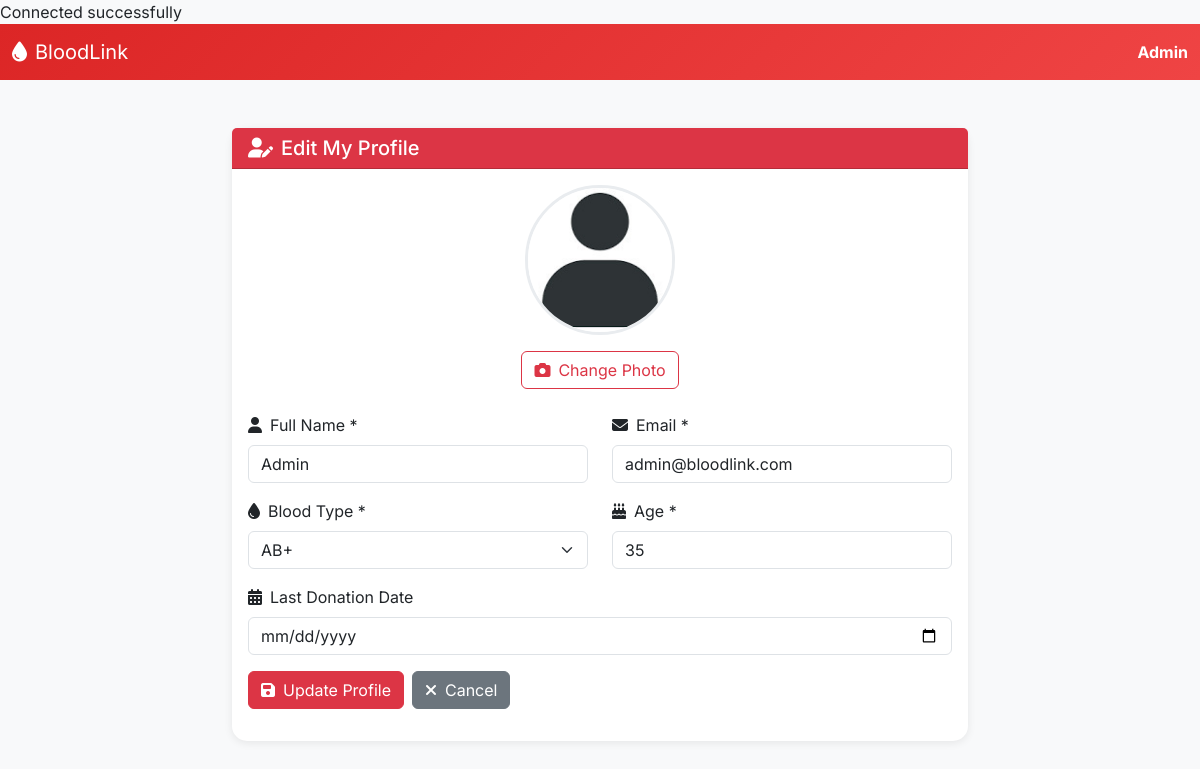
The page /edit_profile.php (signed in) on the database its author committed.
### tables this page shows
CREATE TABLE IF NOT EXISTS users (
    id INT AUTO_INCREMENT PRIMARY KEY,
    name VARCHAR(100) NOT NULL,
    email VARCHAR(100) NOT NULL UNIQUE,
    password VARCHAR(255) NOT NULL,
    role ENUM('admin', 'user') DEFAULT 'user',
    blood_type ENUM('A+', 'A-', 'B+', 'B-', 'AB+', 'AB-', 'O+', 'O-') NOT NULL,
    age INT NOT NULL,
    last_donation_date DATE DEFAULT NULL,
    photo VARCHAR(255) DEFAULT 'default-avatar.jpg',
    created_at TIMESTAMP DEFAULT CURRENT_TIMESTAMP,
    updated_at TIMESTAMP DEFAULT CURRENT_TIMESTAMP ON UPDATE CURRENT_TIMESTAMP
);

### classes/User.php (called while the page is built, shortened)
<?php
class User {
    private $conn;
    private $table = "users";
    public $id;
    public function __construct($db) {
        $this->conn = $db;
    }
    public function readOne() {
        $query = "SELECT * FROM " . $this->table . " WHERE id = :id LIMIT 1";
        $stmt = $this->conn->prepare($query);
        $stmt->bindParam(":id", $this->id);
        $stmt->execute();
        $row = $stmt->fetch();
        if($row) {
            $this->name = $row['name'];
            $this->email = $row['email'];
            $this->blood_type = $row['blood_type'];
            $this->age = $row['age'];
            $this->last_donation_date = $row['last_donation_date'];
            $this->photo = $row['photo'];
            return true;
        }
        return false;
    }
}
?>

### edit_profile.php (the view, shortened to what this page needs)
<?php
require_once 'classes/User.php';
$database = new Database();
$db = $database->getConnection();
$user = new User($db);
$user->id = $_SESSION['user_id'];
if(!$user->readOne()) {
    header("Location: logout.php");
    exit();
}
?>
<!DOCTYPE html>
<html lang="en">
<head>
    <link href="https://cdn.jsdelivr.net/npm/bootstrap@5.3.0/dist/css/bootstrap.min.css" rel="stylesheet">
    <link rel="stylesheet" href="https://cdnjs.cloudflare.com/ajax/libs/font-awesome/6.4.0/css/all.min.css">
</head>
<body>
    <nav class="navbar navbar-expand-lg navbar-dark">
        <div class="container-fluid">
            <a class="navbar-brand" href="user_dashboard.php">
                <i class="fas fa-droplet me-2"></i>BloodLink
            </a>
            <div class="text-white">
                <strong><?php echo $_SESSION['name']; ?></strong>
            </div>
        </div>
    </nav>
    <div class="container mt-5">
        <div class="row">
            <div class="col-md-8 mx-auto">
                <div class="card">
                    <div class="card-header bg-danger text-white">
                        <h5 class="mb-0"><i class="fas fa-user-edit me-2"></i>Edit My Profile</h5>
                    </div>
                    <div class="card-body">
                        <form method="POST" action="" enctype="multipart/form-data">
                            <div class="text-center mb-4">
                                <img src="uploads/<?php echo $user->photo; ?>" id="photoPreview" class="preview-image mb-3" alt="Preview" onerror="this.src='uploads/default-avatar.jpg'">
                                <div>
                                    <label for="photo" class="btn btn-outline-danger">
                                        <i class="fas fa-camera me-2"></i>Change Photo
                                    </label>
                                </div>
                            </div>
                            <div class="row">
                                <div class="col-md-6 mb-3">
                                    <label class="form-label"><i class="fas fa-user me-2"></i>Full Name *</label>
                                    <input type="text" class="form-control" name="name" value="<?php echo htmlspecialchars($user->name); ?>" required>
                                </div>
                                <div class="col-md-6 mb-3">
                                    <label class="form-label"><i class="fas fa-envelope me-2"></i>Email *</label>
                                    <input type="email" class="form-control" name="email" value="<?php echo htmlspecialchars($user->email); ?>" required>
                                </div>
                            </div>
                            <div class="row">
                                <div class="col-md-6 mb-3">
                                    <label class="form-label"><i class="fas fa-droplet me-2"></i>Blood Type *</label>
                                    <select class="form-select" name="blood_type" required>
                                        <?php
                                        $blood_types = ['A+', 'A-', 'B+', 'B-', 'AB+', 'AB-', 'O+', 'O-'];
                                        foreach($blood_types as $type):
                                        ?>
                                            <option value="<?php echo $type; ?>" <?php echo $user->blood_type == $type ? 'selected' : ''; ?>>
                                                <?php echo $type; ?>
                                            </option>
                                        <?php endforeach; ?>
                                    </select>
                                </div>
                                <div class="col-md-6 mb-3">
                                    <label class="form-label"><i class="fas fa-birthday-cake me-2"></i>Age *</label>
                                    <input type="number" class="form-control" name="age" min="18" max="100" value="<?php echo $user->age; ?>" required>
                                </div>
                            </div>
                            <div class="mb-3">
                                <label class="form-label"><i class="fas fa-calendar-alt me-2"></i>Last Donation Date</label>
                                <input type="date" class="form-control" name="last_donation_date" value="<?php echo $user->last_donation_date; ?>">
                            </div>
                            <div class="d-flex gap-2">
                                <button type="submit" class="btn btn-danger">
                                    <i class="fas fa-save me-2"></i>Update Profile
                                </button>
                                <a href="user_dashboard.php" class="btn btn-secondary">
                                    <i class="fas fa-times me-2"></i>Cancel
                                </a>
                            </div>
                        </form>
                    </div>
                </div>
            </div>
        </div>
    </div>
</body>
</html>

### edit_profile.php (style rules this page uses)
body { font-family: 'Inter', sans-serif; background-color: #f8f9fa; }
.navbar { background: linear-gradient(135deg, #dc2626 0%, #ef4444 100%); }
.card { border: none; border-radius: 15px; box-shadow: 0 2px 8px rgba(0,0,0,0.08); }
.preview-image { width: 150px; height: 150px; border-radius: 50%; object-fit: cover; border: 3px solid #e9ecef; }

### rows shown on the page
users: photo (placeholder picture), name "Admin", email "admin@bloodlink.com", blood_type "AB+", age "35"

### other values the page prints
$_SESSION['name'] "Admin"
